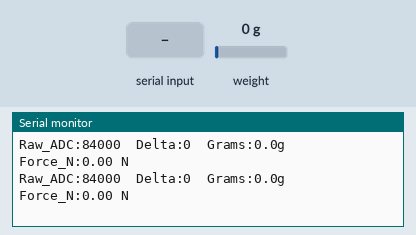
Recording of a sketch running on a simulated Arduino Nano, built with avr-gcc and run on an emulated ATmega328P. Parts: the last lines printed to the serial monitor. Wiring (inferred from the names in the program): HX711 load-cell converter: data pin 2; SCK pin 3. The inputs (shaded band) are chosen by the test bench; at power-on: weight on the scale 0 g.

Above: at 4.1 s.
4.2 s: "t90\n" received over Serial
7.1 s: "c90\n" received over Serial
10.0 s: "c" received over Serial
12.4 s: weight on the scale set to 100 g
At 12.56 s:
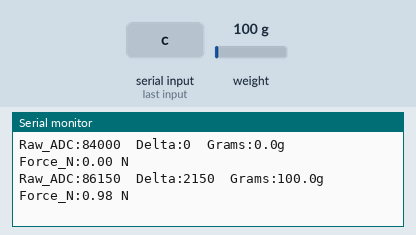
13.9 s: "c,45\n" received over Serial
At 15.57 s:
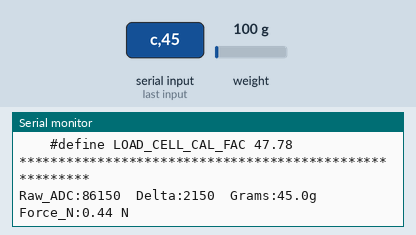
16.9 s: weight on the scale set to 1250 g
At 16.98 s:
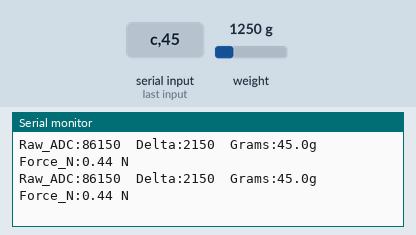
Timing chart, 0 to 19.4 s (numbered marks = the images above; inputs shaded):
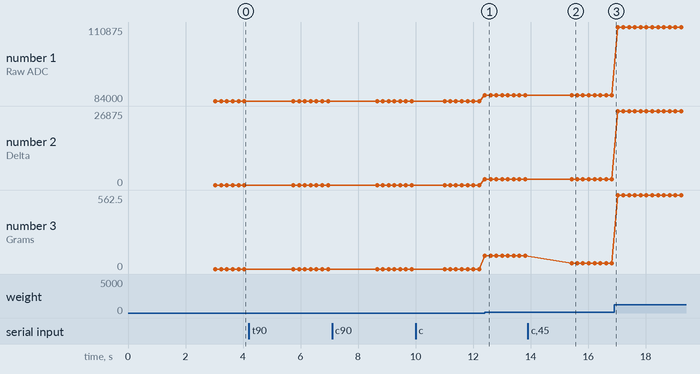

The sketch:

03_Test_HX711_20kg_LoadCell.ino
```cpp
/*
 * ======================================================================================
 * HARDWARE TEST 03: HX711 20KG LOAD CELL INTEGRITY & CALIBRATION
 * Target: Arduino Nano (ATmega328P)
 *
 * Purpose:
 *   1. Verify HX711 24-bit ADC communication (data-ready pulses).
 *   2. Detect wheatstone bridge wiring faults (open/short on E+, E-, A+, A-).
 *   3. Measure baseline noise floor and peak-to-peak ADC jitter.
 *   4. Guide the user through one-step known-weight calibration to find the exact
 *      'LOAD_CELL_CAL_FAC' to paste into Config.h.
 *
 * Hardware Wiring:
 *   - HX711 VCC -> 5V
 *   - HX711 GND -> GND
 *   - HX711 DT  -> Pin D2 (Arduino Nano)
 *   - HX711 SCK -> Pin D3 (Arduino Nano)
 *
 * Load Cell 4-Wire Standard Colors:
 *   - RED   -> E+ (Excitation +)
 *   - BLACK -> E- (Excitation -)
 *   - GREEN -> A+ (Signal +)
 *   - WHITE -> A- (Signal -)
 * ======================================================================================
 */

const int PIN_HX711_DOUT = 2;
const int PIN_HX711_SCK  = 3;

// Fast non-blocking HX711 reader
bool readHX711Raw(long &val) {
    if (digitalRead(PIN_HX711_DOUT) == HIGH) {
        return false;
    }

    unsigned long count = 0;
    noInterrupts();
    for (int i = 0; i < 24; i++) {
        digitalWrite(PIN_HX711_SCK, HIGH);
        delayMicroseconds(1);
        count = count << 1;
        digitalWrite(PIN_HX711_SCK, LOW);
        delayMicroseconds(1);
        if (digitalRead(PIN_HX711_DOUT) == HIGH) {
            count++;
        }
    }
    // 25th pulse: Channel A, Gain 128
    digitalWrite(PIN_HX711_SCK, HIGH);
    delayMicroseconds(1);
    digitalWrite(PIN_HX711_SCK, LOW);
    delayMicroseconds(1);
    interrupts();

    if (count & 0x800000) count |= 0xFF000000;
    val = (long)count;
    return true;
}

long zeroOffset = 0;
float calFactor = 21.50f; // Default starting factor

void setup() {
    Serial.begin(115200);
    while (!Serial && millis() < 3000);

    Serial.println(F("\n========================================================"));
    Serial.println(F(" TEST 03: HX711 & 20KG LOAD CELL INTEGRITY CHECK"));
    Serial.println(F("========================================================"));

    pinMode(PIN_HX711_SCK, OUTPUT);
    pinMode(PIN_HX711_DOUT, INPUT);
    digitalWrite(PIN_HX711_SCK, LOW);

    // -------------------------------------------------------------------------
    // STEP 1: Communication Line Check (Timeout detection)
    // -------------------------------------------------------------------------
    Serial.println(F("[STEP 1] Checking HX711 DOUT Data-Ready Line..."));
    unsigned long timeout = millis() + 500;
    bool responded = false;
    while (millis() < timeout) {
        if (digitalRead(PIN_HX711_DOUT) == LOW) {
            responded = true;
            break;
        }
    }

    if (!responded) {
        Serial.println(F("  [FATAL ERROR] HX711 not responding (DOUT line remained HIGH)!"));
        Serial.println(F("  Checklist:"));
        Serial.println(F("   1. Verify VCC has 5V and GND is connected securely."));
        Serial.println(F("   2. Check DT (Pin D2) and SCK (Pin D3) wiring."));
        Serial.println(F("   3. Check whether the 4 load cell wires (Red/Black/White/Green) are soldered."));
        while (1) delay(1000);
    }
    Serial.println(F("  [PASS] HX711 clock and data synchronization verified!"));

    // -------------------------------------------------------------------------
    // STEP 2: Baseline Noise & Bridge Fault Test
    // -------------------------------------------------------------------------
    Serial.println(F("\n[STEP 2] Sampling 30 raw readings to evaluate noise floor..."));
    Serial.println(F("  *** Please do NOT touch the load cell during this test ***"));

    long samples[30];
    int count = 0;
    timeout = millis() + 4000;
    while (count < 30 && millis() < timeout) {
        long r;
        if (readHX711Raw(r)) {
            samples[count++] = r;
            delay(20);
        }
    }

    if (count < 30) {
        Serial.println(F("  [WARN] Slow data rate from HX711. (Standard rate is 10Hz or 80Hz)"));
    }

    long minVal = samples[0];
    long maxVal = samples[0];
    long sum = 0;
    for (int i = 0; i < count; i++) {
        if (samples[i] < minVal) minVal = samples[i];
        if (samples[i] > maxVal) maxVal = samples[i];
        sum += samples[i];
    }
    long avg = sum / count;
    long peakToPeak = maxVal - minVal;

    Serial.print(F("  Raw ADC Average : ")); Serial.println(avg);
    Serial.print(F("  Peak-to-Peak Jitter: ")); Serial.print(peakToPeak); Serial.println(F(" counts"));

    // Diagnostics
    if (avg >= 8388600 || avg <= -8388600) {
        Serial.println(F("  [FAIL] ADC is SATURATED at full scale! Likely open bridge wire (E+, E-, A+, or A-)."));
    } else if (peakToPeak > 15000) {
        Serial.println(F("  [WARN] High electrical noise detected! Keep wires away from high-current motor cables."));
    } else {
        Serial.println(F("  [PASS] Load cell bridge is balanced and noise floor is healthy (< 5000 counts jitter)."));
    }

    zeroOffset = avg;
    Serial.print(F("\n[STEP 3] Zero Tare Point Captured: ")); Serial.println(zeroOffset);

    Serial.println(F("\n[STEP 4] Interactive Calibration & Monitor:"));
    Serial.println(F("  - Type 't' to tare zero anytime."));
    Serial.println(F("  - To CALIBRATE: Place a known weight on the sensor (e.g. 500g, 1000g),"));
    Serial.println(F("    then type 'c <weight_in_grams>' (e.g. 'c 1000')."));
    Serial.println(F("    The sketch will compute your exact LOAD_CELL_CAL_FAC!"));
    Serial.println(F("--------------------------------------------------------\n"));
}

void loop() {
    // Process Serial commands
    if (Serial.available()) {
        char cmd = Serial.read();
        if (cmd == 't' || cmd == 'T') {
            long sum = 0;
            int n = 0;
            unsigned long t = millis() + 1500;
            while (n < 20 && millis() < t) {
                long r;
                if (readHX711Raw(r)) { sum += r; n++; delay(15); }
            }
            if (n > 0) {
                zeroOffset = sum / n;
                Serial.print(F(">>> TARE SUCCESSFUL! New Zero Offset: "));
                Serial.println(zeroOffset);
            }
        }
        else if (cmd == 'c' || cmd == 'C') {
            float knownGrams = Serial.parseFloat();
            if (knownGrams > 5.0f) {
                long sum = 0;
                int n = 0;
                unsigned long t = millis() + 1500;
                while (n < 20 && millis() < t) {
                    long r;
                    if (readHX711Raw(r)) { sum += r; n++; delay(15); }
                }
                if (n > 0) {
                    long currentAvg = sum / n;
                    long delta = abs(currentAvg - zeroOffset);
                    if (delta > 500) {
                        calFactor = (float)delta / knownGrams;
                        Serial.println(F("\n********************************************************"));
                        Serial.print(F(">>> CALIBRATION CALCULATED FOR ")); Serial.print(knownGrams); Serial.println(F("g:"));
                        Serial.print(F(">>> Copy this line into Config.h: \n    #define LOAD_CELL_CAL_FAC "));
                        Serial.println(calFactor, 2);
                        Serial.println(F("********************************************************\n"));
                    } else {
                        Serial.println(F(">>> [ERROR] Delta too small! Ensure the weight is resting on the sensor."));
                    }
                }
            } else {
                Serial.println(F(">>> [ERROR] Specify weight in grams (e.g. 'c 1000' for 1kg)."));
            }
        }
    }

    // Stream live load cell readings
    long raw;
    if (readHX711Raw(raw)) {
        float delta = (float)(raw - zeroOffset);
        float grams = delta / calFactor;
        float kg = grams / 1000.0f;
        float newtons = kg * 9.80665f;

        static unsigned long lastPrint = 0;
        if (millis() - lastPrint > 120) {
            lastPrint = millis();
            Serial.print(F("Raw_ADC:"));
            Serial.print(raw);
            Serial.print(F("  Delta:"));
            Serial.print((long)delta);
            Serial.print(F("  Grams:"));
            Serial.print(grams, 1);
            Serial.print(F("g  Force_N:"));
            Serial.print(newtons, 2);
            Serial.println(F(" N"));
        }
    }
}
```

Measured:
- after the input at 12.4 s, the serial monitor: prints a new line at once (image 1)
- after the input at 13.9 s, the serial monitor: prints a new line after 1.5 s (image 2)
- plotted number 1: 84000 → 86150 after the input at 12.4 s, 86150 → 110875 after the input at 16.9 s
- plotted number 2: 0 → 2150 after the input at 12.4 s, 2150 → 26875 after the input at 16.9 s
- plotted number 3: 0 → 100 after the input at 12.4 s, 100 → 45 after the input at 13.9 s, 45 → 562.5 after the input at 16.9 s
